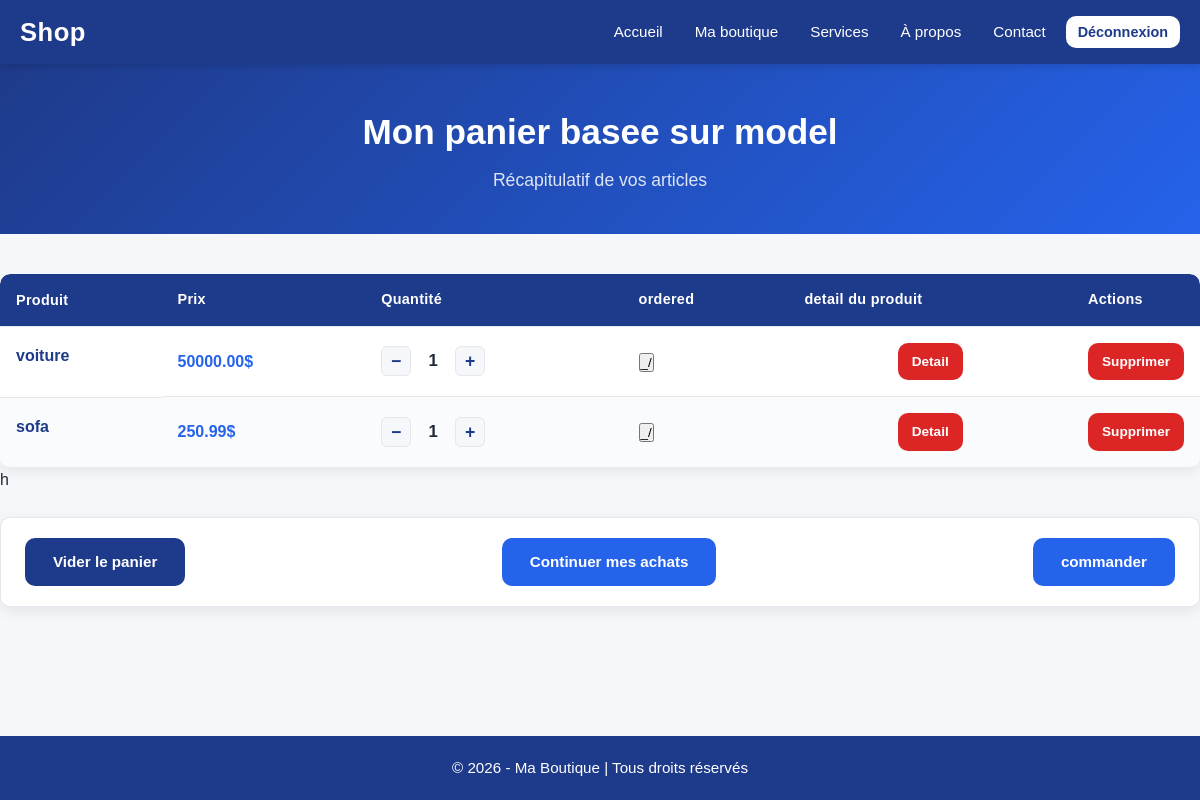
The app's page /products/afficher_panier_db/ (signed in), older data.
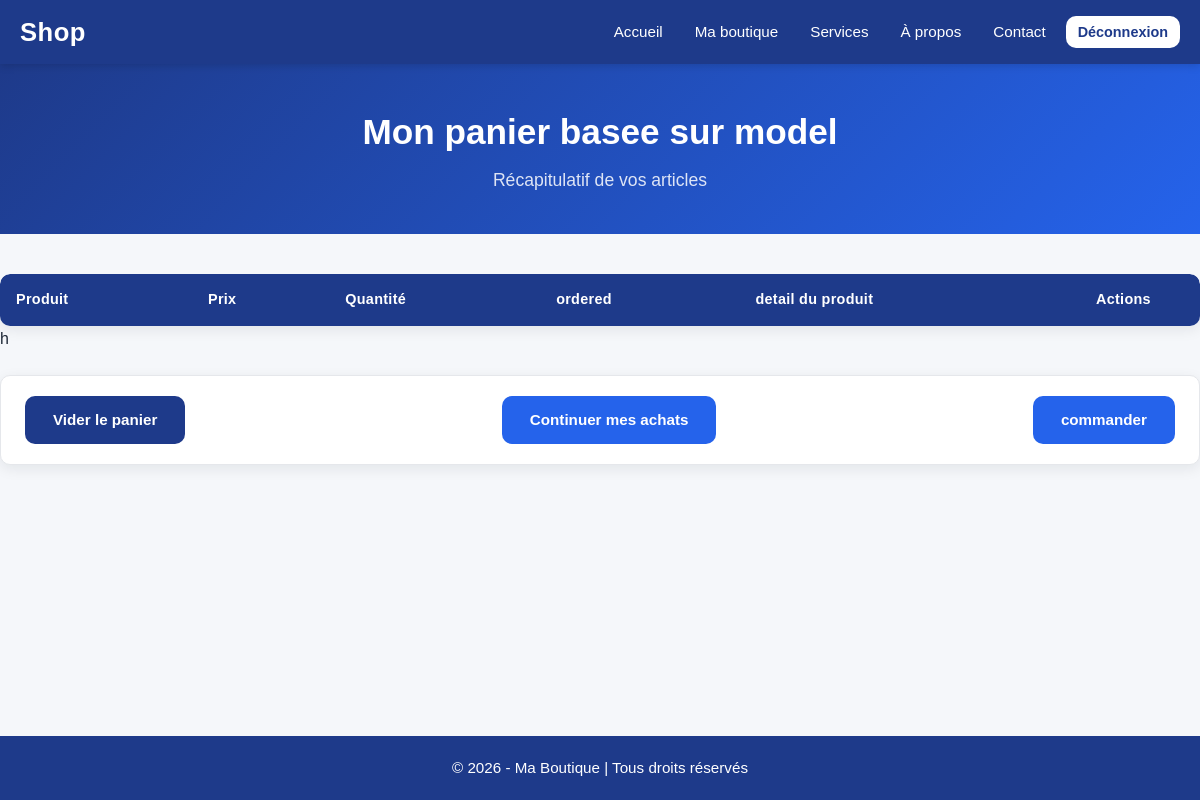
The same page, newer data.
### products/models.py (models this page shows, shortened)
class Panier_items(models.Model):
        panier = models.ForeignKey(Panier , on_delete=models.CASCADE)
        product = models.ForeignKey(Products , on_delete=models.CASCADE)
        quantite = models.PositiveIntegerField(default=1)
        ordered = models.BooleanField(default=False)

class Products(models.Model):
    user = models.ForeignKey(User,null=True , blank=True , on_delete=models.CASCADE)
    name = models.CharField(max_length=130)
    content = models.TextField()
    price = models.DecimalField(max_digits=10, decimal_places=2)
    img = models.ImageField(upload_to='products', )
    date = models.DateTimeField(auto_now_add=True)
    category  = models.CharField(max_length=100)
    stock= models.IntegerField(default=0)

### products/views.py (the view)
# urls.py: path("afficher_panier_db/" , afficher_panier ,name='afficher_panier_db'),
def afficher_panier(request ):
    panier , create = Panier.objects.get_or_create(user=request.user)
    panier_items = Panier_items.objects.filter(panier=panier)
    return render(request, 'afficher_panier_db.html' ,{
        "panier" : panier,
        "panier_items" : panier_items  ,
        'message' : 'commander'} )

### templates/afficher_panier_db.html (shortened to what this page needs)
{% extends "base.html" %}
{% block content %}
    <section class="page-header">
        <h1>Mon panier   basee  sur model </h1>
        <p>Récapitulatif de vos articles</p>
    </section>
    <section class="container section">
        {% if panier %}
            <div class="table-wrap">
                <table class="cart-table">
                     <thead>
                        <tr>
                            <th>Produit</th>
                            <th>Prix</th>
                            <th>Quantité</th>
                            <th>ordered</th>
                            <th>detail du produit</th>
                            <th class="cart-actions-col">Actions</th>
                        </tr>
                    </thead>
                    <tbody>
                        {% for  values in panier_items %}
                            <tr>
                                <td class="cart-product">
                                    <span class="cart-product-name">{{ values.product.name }}</span>
                                </td>
                                <td class="cart-price">{{ values.product.price }}$</td>
                                <td>
                                    <form class="qty-form" action="{% url 'modifier_quantite_db' pk=values.pk %}" method="post">
                                        <button class="qty-btn" type="submit" name="moins" value="moins">&#8722;</button>
                                        <span class="qty-value">{{ values.quantite }}</span>
                                        <button class="qty-btn" type="submit" name="plus" value="plus">&#43;</button>
                                    </form>
                                </td>
                                <td>
                                    <form action="" method="post">
                                        <button type="submit" name ="commander">_/</button>
                                    </form>
                                </td>
                                <td class="cart-actions">
                                    <a class="btn btn-danger btn-sm" href="{% url 'detail_cbv' pk=values.product.pk %}">Detail</a>
                                </td>
                                <td class="cart-actions">
                                    <a class="btn btn-danger btn-sm" href="{% url 'supremer_product_db' pk=values.pk %}">Supprimer</a>
                                </td>
                            </tr>
                        {% endfor %}
                    </tbody>
                </table>h
            </div>
            <div class="cart-footer">
                <a class="btn btn-secondary" href="{% url 'suprimer_panier' %}">Vider le panier</a>
                <a class="btn btn-primary" href="{% url 'accueil' %}">Continuer mes achats</a>
                <a class="btn btn-primary" href="{% url 'commande' %}">commander</a>
            </div>
        {% else %}
            <div class="empty-state">
                <p>Votre panier est vide.</p>
                <a class="btn btn-primary" href="{% url 'accueil' %}">Découvrir nos produits</a>
            </div>
        {% endif %}
    </section>
{% endblock %}

### templates/base.html (shortened to what this page needs)
{% load static %}
<!DOCTYPE html>
<html lang="fr">
<head>
    <link rel="stylesheet" href="{% static 'style.css' %}">
</head>
<body>
    <header>
        <div class="navbar">
            <a class="logo" href="{% url 'accueil' %}">Shop</a>
            <nav>
                <ul class="nav-links">
                    <li><a href="{% url 'accueil' %}">Accueil</a></li>
                    {% if  user.is_authenticated %}
                    <li><a href="{% url 'liste_cbv' %}">Ma boutique</a></li>
                    {% endif %}
                    <li><a href="{% url 'service' %}">Services</a></li>
                    <li><a href="{% url 'a_propos' %}">À propos</a></li>
                    <li><a href="{% url 'contact' %}">Contact</a></li>
                    {% if not user.is_authenticated %}
                        <li><a href="{% url 'login' %}">Connexion</a></li>
                        <li><a class="btn btn-light" href="{% url 'signup' %}">S'inscrire</a></li>
                    {% else %}
                        <li>
                            <form class="logout-form" action="{% url 'logout' %}" method="post">
                                <button class="btn btn-light" type="submit">Déconnexion</button>
                            </form>
                        </li>
                    {% endif %}
                </ul>
            </nav>
        </div>
    </header>
    <main>
        {% block content %}
        {% endblock %}
    </main>
    <footer>
        <p>&copy; 2026 - Ma Boutique | Tous droits réservés</p>
    </footer>
</body>
</html>

### static/style.css (style rules this page uses)
:root { --primary: #1e3a8a; --primary-dark: #172a63; --accent: #2563eb; --accent-hover: #1d4ed8; --danger: #dc2626; --danger-hover: #b91c1c; --bg: #f5f7fa; --surface: #ffffff; --border: #e5e7eb; --text: #1f2937; --muted: #6b7280; --radius: 10px; --shadow: 0 4px 14px rgba(17, 24, 39, 0.08); }
* { margin: 0; padding: 0; box-sizing: border-box; }
body { font-family: Arial, Helvetica, sans-serif; background-color: var(--bg); color: var(--text); line-height: 1.6; display: flex; flex-direction: column; min-height: 100vh; }
main { flex: 1; width: 100%; }
a { color: var(--accent); text-decoration: none; }
.container { width: 100%; max-width: 1200px; margin: 0 auto; padding: 0 20px; }
.section { padding: 40px 0; }
.page-header { background: linear-gradient(135deg, var(--primary), var(--accent)); color: #fff; padding: 40px 0; text-align: center; }
.page-header h1 { font-size: 2.2rem; margin-bottom: 6px; }
.page-header p { color: rgba(255, 255, 255, 0.85); font-size: 1.1rem; }
.btn { display: inline-block; padding: 10px 20px; border: none; border-radius: var(--radius); font-size: 0.95rem; font-weight: 600; cursor: pointer; text-decoration: none; transition: background 0.2s ease, transform 0.1s ease; text-align: center; }
.btn-primary { background: var(--accent); color: #fff; }
.btn-secondary { background: var(--primary); color: #fff; }
.btn-light { background: #fff; color: var(--primary); }
header { background: var(--primary); position: sticky; top: 0; z-index: 100; box-shadow: 0 2px 8px rgba(0, 0, 0, 0.15); }
.navbar { max-width: 1200px; margin: 0 auto; padding: 0 20px; display: flex; align-items: center; justify-content: space-between; flex-wrap: wrap; gap: 10px; min-height: 64px; }
.logo { font-size: 1.6rem; font-weight: bold; color: #fff; letter-spacing: 0.5px; }
.nav-links { display: flex; align-items: center; flex-wrap: wrap; gap: 8px; list-style: none; }
.nav-links a { color: #fff; padding: 8px 12px; border-radius: 6px; font-size: 0.95rem; transition: background 0.2s ease; }
.logout-form { margin: 0; }
.logout-form .btn { padding: 8px 12px; font-size: 0.9rem; }
.cart-table { width: 100%; border-collapse: collapse; background: var(--surface); border: 1px solid var(--border); border-radius: var(--radius); box-shadow: var(--shadow); overflow: hidden; }
.cart-table th { background: var(--primary); color: #fff; text-align: left; padding: 14px 16px; font-size: 0.9rem; letter-spacing: 0.3px; }
.cart-actions-col { width: 120px; text-align: center; }
.cart-footer { display: flex; justify-content: space-between; align-items: center; flex-wrap: wrap; gap: 12px; margin-top: 24px; padding: 20px 24px; background: var(--surface); border: 1px solid var(--border); border-radius: var(--radius); box-shadow: var(--shadow); }
.cart-footer .btn { padding: 12px 28px; font-size: 0.95rem; }
.table-wrap { overflow-x: auto; border-radius: var(--radius); }
.table-wrap .cart-table { border: none; }
.table-wrap .cart-table thead { border-radius: var(--radius); overflow: hidden; }
.table-wrap .cart-table thead tr { border-radius: var(--radius) var(--radius) 0 0; }
footer { background: var(--primary); color: #fff; text-align: center; padding: 20px; margin-top: 40px; }
footer p { margin: 0; font-size: 0.95rem; }

Row changes from the older to the newer data that the page shows:
removed Panier_items: product.name "voiture", product.price "50000.00", quantite "1"
removed Panier_items: product.name "sofa", product.price "250.99", quantite "1"
